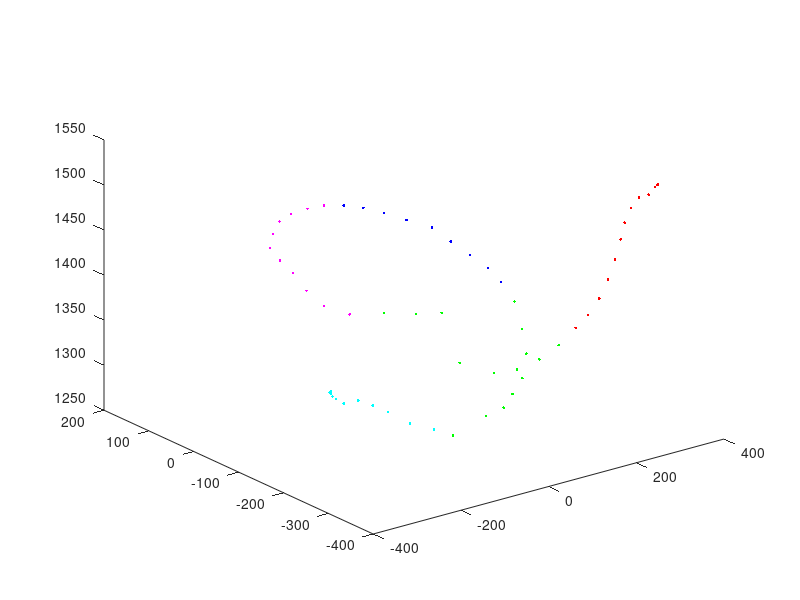

This chart was generated by the following MATLAB code:
%% Load Data and params
load('gesture_dataset.mat');

tmp = gesture_l(:,5,:);
input = [tmp(:,1,1), tmp(:,1,2), tmp(:,1,3)];
means = init_cluster_l;
dod = 420;
d = 420;
class = cell(7,1);
k = 7;
threshold = 10^-6;
euk_distance = zeros(size(input, 1), k);

%% k means



while dod > threshold

    euk_distance = pdist2(input, means);
    [min_d , matched_class] = min(euk_distance' ,[], 1);
    
    tmp_d = 0;
    for i=1:k
        tmp_ind = find(matched_class() == i);
        class{i} = input(tmp_ind,:);
        tmp_d = tmp_d + sum(pdist2(class{i}, means(i,:)));
        if size(class{i}) ~= 0    
            means(i,:) = mean(class{i});
        end
        
    end
    dod = abs(d - tmp_d);
    d = tmp_d;
end

%% Plot 
plot3(class{1}(:,1),class{1}(:,2),class{1}(:,3),'.','color','red');
hold on;
plot3(class{2}(:,1),class{2}(:,2),class{2}(:,3),'.','color','blue');
plot3(class{3}(:,1),class{3}(:,2),class{3}(:,3),'.','color','yellow');
plot3(class{4}(:,1),class{4}(:,2),class{4}(:,3),'.','color','cyan');
plot3(class{5}(:,1),class{5}(:,2),class{5}(:,3),'.','color','green');
plot3(class{6}(:,1),class{6}(:,2),class{6}(:,3),'.','color','black');
plot3(class{7}(:,1),class{7}(:,2),class{7}(:,3),'.','color','magenta');
